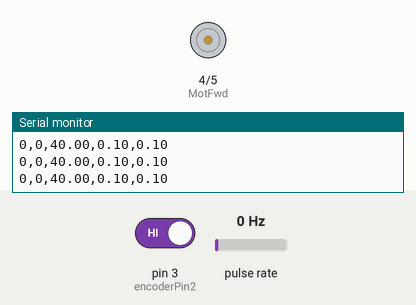
This sketch was run on a simulated Arduino Uno, built with avr-gcc and run on an emulated ATmega328P. On the bench: motor-driver pin pairs drawn as motors (green arrow = first pin HIGH = forward, orange = second pin HIGH = backward, longer = more drive, scaled by the enable pin), the last lines printed to the serial monitor. Wiring (inferred from the names in the program): pulse sensor: data pin 2. Inputs (shaded band) come from the test bench; at power-on: pulse rate 0 Hz, pin 3 (encoderPin2) HIGH.

Above: at 1.2 s.
1.3 s: pulse rate (sensor on pin 2) set to 4 Hz
At 1.67 s:
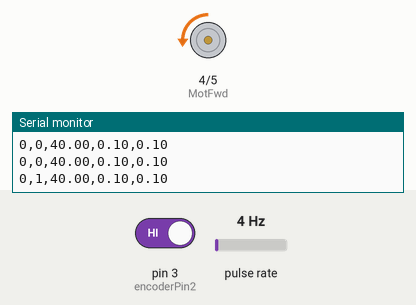
At 3.7 s:
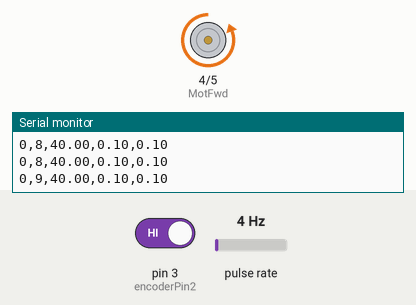
4.3 s: pin 3 (encoderPin2) driven LOW
At 5.92 s:
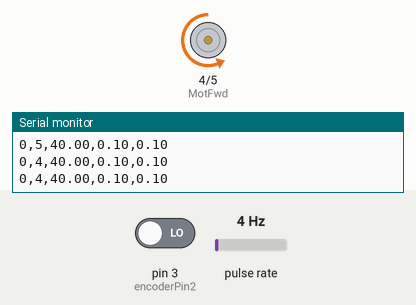
7.3 s: pulse rate (sensor on pin 2) set to 50 Hz
Timing chart, 0 to 10.3 s (numbered marks = the images above; inputs shaded):
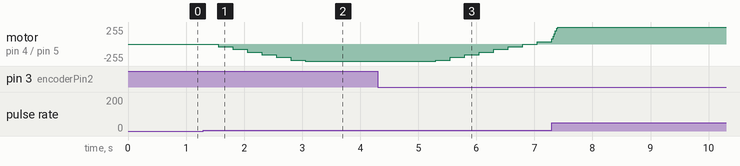

Measured:
- after the input at 1.3 s, motor on pin 4 (MotFwd) / pin 5 (MotRev): moves from stopped to backward 255/255 over 1.5 s, starting after 0.25 s
- after the input at 4.3 s, motor on pin 4 (MotFwd) / pin 5 (MotRev): moves from backward 255/255 to forward 37/255 over 1.7 s, starting after 1.0 s

The sketch:

main.ino
```cpp
#include <PID_v1.h>
#include "StringSplitter.h"

#define MotEn   6
#define MotFwd  4
#define MotRev  5
int encoderPin1 = 2;
int encoderPin2 = 3;
long encoderValue = 0;

double kp = 40, ki = 0.1, kd = 0.1;
double input = 0, output = 0, setpoint = 0;
PID myPID(&input, &output, &setpoint, kp, ki, kd, DIRECT);

String inputString = "";
bool stringComplete = false;
unsigned long prevMillis = 0;

void setup() {
  Serial.begin(115200);
  inputString.reserve(200);
  pinMode(MotEn, OUTPUT);
  pinMode(MotFwd, OUTPUT);
  pinMode(MotRev, OUTPUT);
  pinMode(encoderPin1, INPUT_PULLUP);
  pinMode(encoderPin2, INPUT_PULLUP);
  attachInterrupt(digitalPinToInterrupt(encoderPin1), updateEncoder, FALLING);
  TCCR1B = TCCR1B & 0b11111000 | 1;
  myPID.SetMode(AUTOMATIC);
  myPID.SetSampleTime(1);
  myPID.SetOutputLimits(-255, 255);
}

void loop() {
  input = encoderValue;
  myPID.Compute();
  pwmOut(output);
  unsigned long currMillis = millis();
  if (currMillis - prevMillis >= 100) {
    prevMillis = currMillis;
    Serial.print(setpoint, 0);
    Serial.print(",");
    Serial.print(input, 0);
    Serial.print(",");
    Serial.print(myPID.GetKp());
    Serial.print(",");
    Serial.print(myPID.GetKi());
    Serial.print(",");
    Serial.println(myPID.GetKd());
  }
  if (stringComplete) {
    setpoint = inputString.toInt();
    inputString = "";
    stringComplete = false;
  }
}

void pwmOut(int out) {
  if (out > 0) {
    analogWrite(MotEn, out);
    forward();
  } else {
    analogWrite(MotEn, abs(out));
    reverse();
  }
}

void updateEncoder() {
  if (digitalRead(encoderPin2) == HIGH) {
    encoderValue++;
  } else {
    encoderValue--;
  }
}

void forward () {
  digitalWrite(MotFwd, HIGH);
  digitalWrite(MotRev, LOW);
}

void reverse () {
  digitalWrite(MotFwd, LOW);
  digitalWrite(MotRev, HIGH);
}

void serialEvent() {
  while (Serial.available()) {
    char inChar = (char)Serial.read();
    inputString += inChar;
    if (inChar == '\n') {
      stringComplete = true;
    }
  }
}
```
